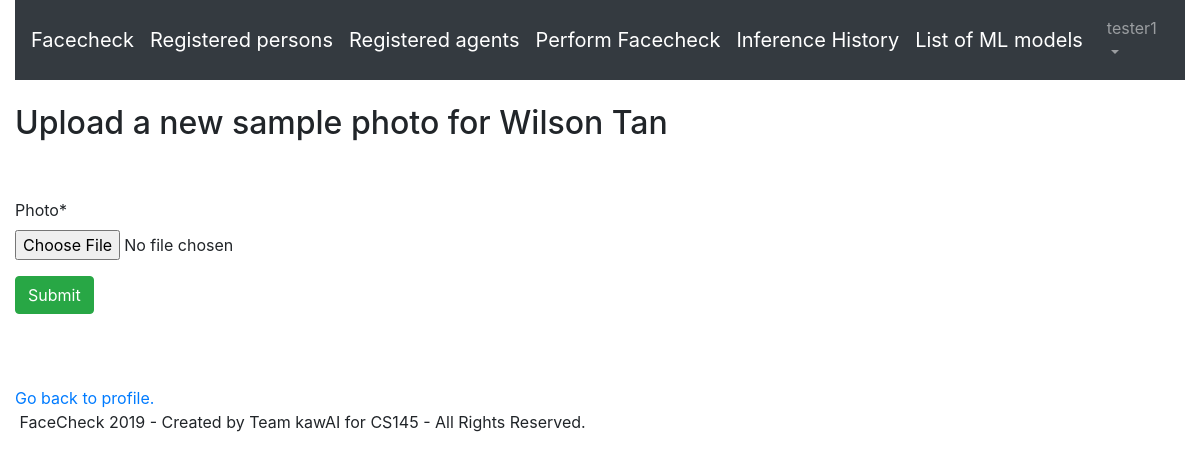
The app's page /samplephotos/add/2 (signed in) with its own data.
### faces/models.py (models this page shows, shortened)
class CustomUser(AbstractUser):
    def __str__(self):
        return "%i - %s"%(self.id, self.username)

class RegisteredPerson(Model):
    first_name = models.CharField('First name', max_length=40)
    last_name = models.CharField('Last name', max_length=25)
    is_enrstudent = models.BooleanField('Is an enrolled UP student', default=True)
    is_faculty = models.BooleanField('Is a faculty member', default=False)
    studentnum = models.CharField('Student/faculty number', max_length=9, null=True, blank=True)
    degreeprog = models.CharField('Degree program', max_length=50, null=True, blank=True)
    numphotos = models.PositiveIntegerField('Number of sample photos', default=0)

### faces/views.py (the view, shortened to what this page needs)
# urls.py: path('samplephotos/add/<int:pk>', views.AddSamplePhoto.as_view(), name='add_samplephoto'),
class AddSamplePhoto(LoginRequiredMixin, CreateView):
    model = SamplePhoto
    fields = ['photo']
    template_name = 'sampphotos_add.html'
    def get_context_data(self, **kwargs):
        context = super().get_context_data(**kwargs)
        context['person'] = RegisteredPerson.objects.get(pk=self.kwargs['pk'])
        return context

### templates/sampphotos_add.html (shortened to what this page needs)
{% extends 'base.html' %}
{% load crispy_forms_tags %}
{% block content %}
<h2> Upload a new sample photo for {{person.first_name}} {{person.last_name}}</h2>
<br><br>
<form enctype="multipart/form-data" method="post">
  {{ form|crispy }}
  <button class="btn btn-success" type="submit">Submit</button>
</form>
<br>
<br><br>
<a href="{% url 'view_person' person.id %}"> Go back to profile. </a>
{% endblock content %}

### templates/base.html (shortened to what this page needs)
{% load static %}
<!doctype html>
<html lang="en">
  <head>
    <link rel='stylesheet' href='https://use.fontawesome.com/releases/v5.5.0/css/all.css'>
    <link rel="stylesheet" href="https://cdnjs.cloudflare.com/ajax/libs/font-awesome/4.7.0/css/font-awesome.min.css">
    <link rel="stylesheet" href="https://stackpath.bootstrapcdn.com/bootstrap/4.1.3/css/bootstrap.min.css">
  </head>
  <body>
    <div class="container-fluid">
        <header>
            <nav class="navbar navbar-expand-md navbar-dark bg-dark mb-4">
              <a class="navbar-brand" href="{% url 'home' %}">Facecheck</a>
              {% if user.is_authenticated %}
              <a class="navbar-brand" href="{% url 'list_persons' %}"> Registered persons</a>
              <a class="navbar-brand" href="{% url 'list_agents' %}"> Registered agents </a>
              <a class="navbar-brand" href="{% url 'make_inference' %}"> Perform Facecheck </a>
              <a class="navbar-brand" href="{% url 'list_inferences' %}"> Inference History </a>
              <a class="navbar-brand" href="{% url 'list_models' %}"> List of ML models </a>
              {% endif %}
              <div class="collapse navbar-collapse" id="navbarCollapse">
                {% if user.is_authenticated %}
                  <ul class="navbar-nav ml-auto">
                    <li class="nav-item">
                      <a class="nav-link dropdown-toggle" href="#" id="userMenu"\
                      data-toggle="dropdown" aria-haspopup="true" aria-expanded\
                      ="false">
                        {{ user.username }}
                      </a>
                    </li>
                  </ul>
                {% else %}
                  <form class="form-inline ml-auto">
                    <a href="{% url 'login' %}" class="btn btn-outline-secondary">
                    Log In</a>
                  </form>
                {% endif %}
              </div>
            </nav>
        </header>
        <div>
          {% block content %}
          {% endblock content %}
        </div>
        <footer class="footerdiv">
          &nbsp;FaceCheck 2019 - Created by Team kawAI for CS145 - All Rights Reserved.
        </footer>
    </div>
  </body>
</html>

### records on screen
CustomUser: username "tester1"
RegisteredPerson: first_name "Wilson", last_name "Tan"
